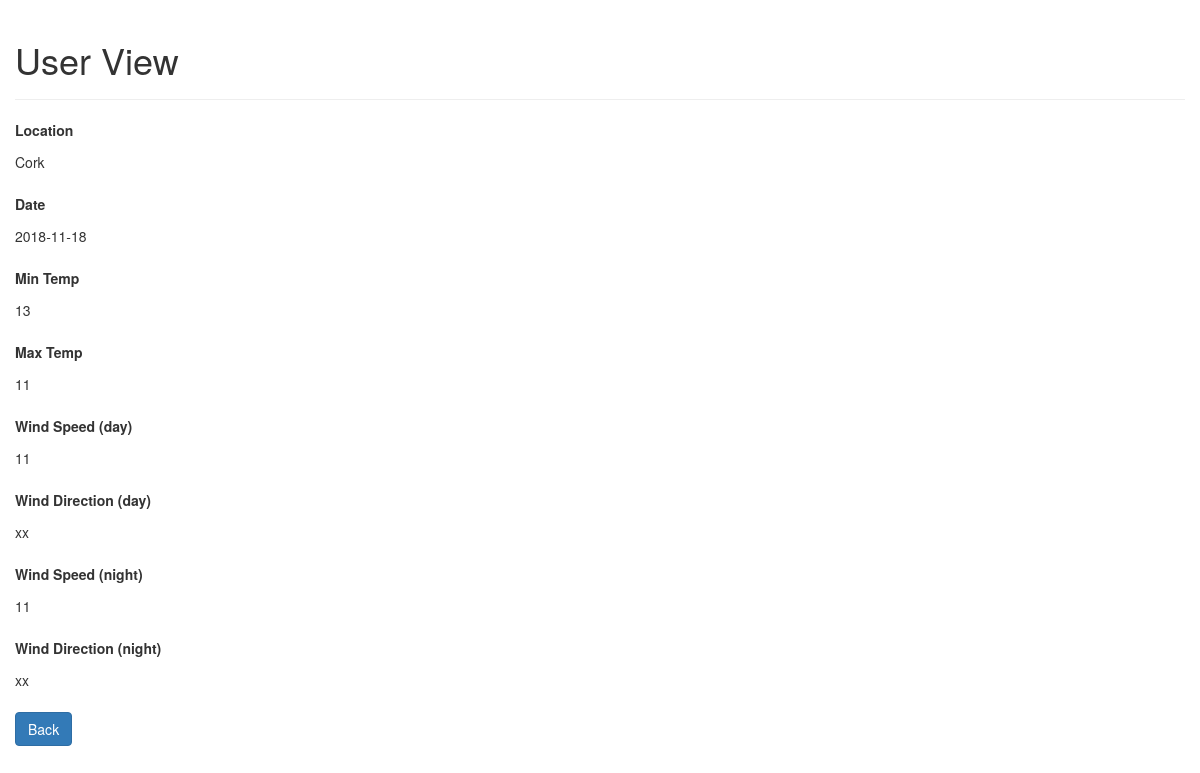
The page /crud-api/read.php?id=3977 on the database its author committed.
### tables this page shows
CREATE TABLE `forecast` (
  `id` int(100) NOT NULL,
  `location` varchar(250) NOT NULL,
  `day_num` varchar(50) NOT NULL,
  `date` date NOT NULL,
  `min_temp` varchar(50) NOT NULL,
  `max_temp` varchar(50) NOT NULL,
  `weather` varchar(100) NOT NULL,
  `weather_night` varchar(100) NOT NULL,
  `weather_text` varchar(250) NOT NULL,
  `weather_textN` varchar(250) NOT NULL,
  `wind_speed` varchar(100) NOT NULL,
  `wind_dir` varchar(100) NOT NULL,
  `wind_speed_night` varchar(100) NOT NULL,
  `wind_dir_night` varchar(100) NOT NULL
);

### crud-api/read.php (the view, shortened to what this page needs)
<!DOCTYPE html>
<html lang="en">
<head>
    <link rel="stylesheet" href="https://maxcdn.bootstrapcdn.com/bootstrap/3.3.7/css/bootstrap.css">
</head>
<body>
  <?php
    if (isset($_GET["id"]) && !empty(trim($_GET["id"]))) {
        require_once "config.php";
        $id = trim($_GET["id"]);
        $query = mysqli_query($conn, "SELECT * FROM forecast WHERE ID = '$id'");
        if ($user = mysqli_fetch_assoc($query)) {
            $location   = $user["location"];
            $date    = $user["date"];
            $min_temp       = $user["min_temp"];
            $max_temp = $user["max_temp"];
            $wind_speed     = $user["wind_speed"];
            $wind_dir       = $user["wind_dir"];
            $wind_speed_night = $user["wind_speed_night"];
            $wind_dir_night     = $user["wind_dir_night"];
        } else {
            header("location: read.php");
            exit();
        }
    } else {
        header("location: read.php");
        exit();
    }
  ?>
    <div class="wrapper">
        <div class="container-fluid">
            <div class="row">
                <div class="col-md-12">
                    <div class="page-header">
                        <h1> User View</h1>
                    </div>
                    <div class="form-group">
                        <label>Location</label>
                        <p class="form-control-static"><?php echo $location ?></p>
                    </div>
                    <div class="form-group">
                        <label>Date</label>
                        <p class="form-control-static"><?php echo $date ?></p>
                    </div>
                    <div class="form-group">
                        <label>Min Temp</label>
                        <p class="form-control-static"><?php echo $min_temp ?></p>
                    </div>
                    <div class="form-group">
                        <label>Max Temp</label>
                        <p class="form-control-static"><?php echo $max_temp ?></p>
                    </div>
                    <div class="form-group">
                        <label>Wind Speed (day)</label>
                        <p class="form-control-static"><?php echo $wind_speed ?></p>
                    </div>
                    <div class="form-group">
                        <label>Wind Direction (day)</label>
                        <p class="form-control-static"><?php echo $wind_dir ?></p>
                    </div>
                    <div class="form-group">
                        <label>Wind Speed (night)</label>
                        <p class="form-control-static"><?php echo $wind_speed_night ?></p>
                    </div>
                    <div class="form-group">
                        <label>Wind Direction (night)</label>
                        <p class="form-control-static"><?php echo $wind_dir_night ?></p>
                    </div>
                    <p><a href="index.php" class="btn btn-primary">Back</a></p>
                </div>
            </div>
        </div>
    </div>
</body>
</html>

### crud-api/read.php (style rules this page uses)
.wrapper { width: 1200px; margin: 0 auto; }

### rows shown on the page
forecast: location "Cork", date "2018-11-18", min_temp "13", max_temp "11", wind_speed "11", wind_dir "xx", wind_speed_night "11", wind_dir_night "xx"
